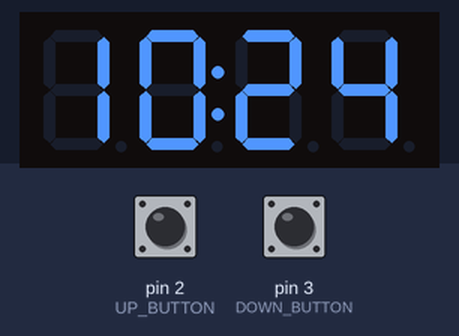
Bench run of a sketch on a simulated Arduino Uno, built with avr-gcc and run on an emulated ATmega328P. Shown: 4-digit seven-segment display. The test bench sets the inputs (shaded band); at power-on: pin 2 (UP_BUTTON) LOW, pin 3 (DOWN_BUTTON) LOW. The local clock reads 2024-03-15 10:24:30 at power-on unless the sketch sets it; what the sketch prints to the serial monitor is not drawn.

Above: at 1.7 s.
1.8 s: pin 2 (UP_BUTTON) pulled HIGH for 1 s
At 3.7 s:
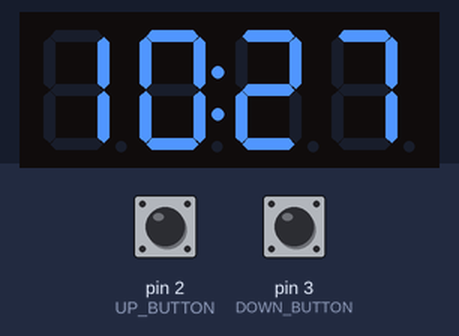
4.3 s: pin 3 (DOWN_BUTTON) pulled HIGH for 3.2 s
At 8.6 s:
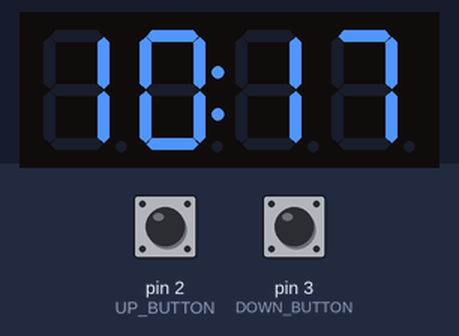
9.0 s: pin 3 (DOWN_BUTTON) pulled HIGH for 0.35 s
At 9.4 s:
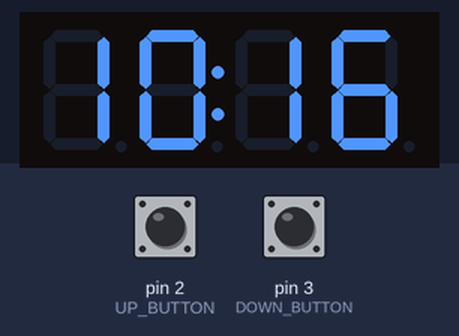
Timing chart, 0 to 12.0 s (numbered marks = the images above; inputs shaded):
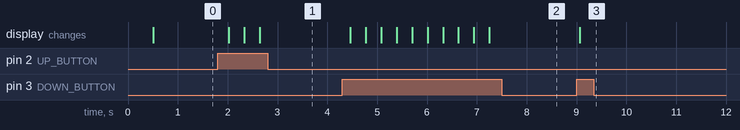

The sketch:

clock.ino
```cpp
#include <DS3231.h>
#include <Wire.h>
#include <Time.h>
#include <TimeLib.h>

#include "buttons.h"

#define UP_BUTTON 2
#define DOWN_BUTTON 3

Button up = Button(UP_BUTTON);
Button down = Button(DOWN_BUTTON);

/*
* V1 of the clock, using the RTC module, but without buttons to set it
*/
void setup() {
  // put your setup code here, to run once:
  // put your setup code here, to run once:
  Serial.begin(9600);
  Serial.println("Clock Test\n");
  setup_display();
  //rtc.setClockMode(false);
  //rtc.setYear(18);
  //rtc.setMonth(12);
  //rtc.setDate(22);
  //rtc.setHour(9);
  //rtc.setMinute(47);
  //rtc.setSecond(20);
  //Serial.println(rtc.getYear());

}

void loop() {
  // put your main code here, to run repeatedly:
  if(up.handleInput()) {
    rtc_increase();
  }
  if(down.handleInput()) {
    rtc_decrease();
  }
  if(rtc_need_update()) {
    int hour, min;
    rtc_get_time(hour, min);
    write_time(hour, min);
  }
  delay(300);
}
```

buttons.h
```cpp
#ifndef BUTTONS_H
#define BUTTONS_H 1

class Button {
  int pin;
  bool is_reading;


  public:
    Button(int pin);
    bool handleInput();
};

#endif
```

buttons.ino
```cpp
#include "buttons.h"

Button::Button(int pin) {
  pinMode(pin, INPUT);
  this->pin = pin;
  this->is_reading = false;
}

bool Button::handleInput() {
  if(digitalRead(pin)== HIGH) {
    return true;
    /*
    if(!this->is_reading) {
      this->is_reading = true;
      return true;
    }
    */
  } else {
    // LOW
    this->is_reading = false;
  }
  return false;
}
```

clockdisplay.ino
```cpp
#include <Adafruit_GFX.h>
#include "Adafruit_LEDBackpack.h"

Adafruit_7segment matrix = Adafruit_7segment();

void setup_display() {
  matrix.begin(0x70);
  delay(500);
  matrix.print(8888, DEC);
  matrix.writeDisplay();
}


void write_time(int hours, int minutes) {
  matrix.writeDigitNum(0, hours / 10, false);
  matrix.writeDigitNum(1, hours % 10, false);
  matrix.drawColon(true);
  matrix.writeDigitNum(3, minutes / 10, false);
  matrix.writeDigitNum(4, minutes % 10, false);
  matrix.writeDisplay();
}
```

rtc.ino
```cpp
static time_t last_update = 0;
static DS3231 rtc;

bool rtc_need_update() {
  return last_update < millis() - 1000;
}

void rtc_increase() {
  int min = rtc.getMinute() + 1;
  bool r;
  int hour = rtc.getHour(r, r);
  if(min >= 60) {
    min = 0;
    hour = hour + 1;
  }
  if(hour >= 24) {
    hour = 0;
  }
  rtc.setMinute(min);
  rtc.setHour(hour);
  last_update = 0;
}

void rtc_decrease() {
  int min = rtc.getMinute() - 1;
  bool r;
  int hour = rtc.getHour(r, r);
  if(min <= -1) {
    min = 59;
    hour = hour - 1;
  }
  if(hour <= -1) {
    hour = 23;
  }
  rtc.setMinute(min);
  rtc.setHour(hour);
  last_update = 0;
}

void rtc_get_time(int& hour, int& min) {
  bool r;
  hour = rtc.getHour(r, r);
  min = rtc.getMinute();
  last_update = millis();
}
```

Measured:
- after the input at 1.8 s, the display: first changes after 0.22 s (image 1 shows a later state)
- after the input at 4.3 s, the display: first changes after 0.16 s (image 2 shows a later state)
- after the input at 9.0 s, the display: changes after 0.07 s (image 3)
